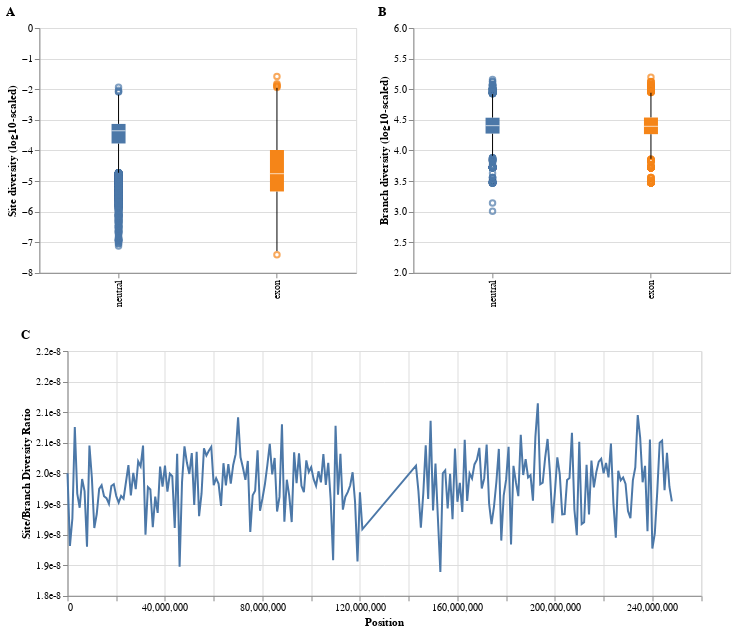

The cell this chart's notebook holds for it:
### Code cell
import site


combined = alt.vconcat(site_boxplot.properties(title='A') | branch_boxplot.properties(title='B') , ratio_plot.properties(title='C') , center=True).configure_title(anchor='start')
combined.save("combined.png", ppi=400)
combined

### Figure 1 — Vega specification as saved in the notebook (floating-point values rounded to 4 significant figures; data arrays with more than 128 entries replaced by an {"elided": "..."} marker saying what was removed)
{"$schema": "https://vega.github.io/schema/vega/v5.json", "data": [{"name": "source_0"}, {"name": "source_1"}, {"name": "source_2", "values": {"elided": "228 records"}}, {"name": "data_0"}, {"name": "data_1"}, {"name": "data_2", "values": {"elided": "1145 records"}}, {"name": "data_3"}, {"name": "data_5", "values": [{"lower_box_log_site_div": -3.774, "lower_whisker_log_site_div": -4.732, "type": "neutral", "upper_whisker_log_site_div": -2.178}, {"lower_box_log_site_div": -5.342, "lower_whisker_log_site_div": -7.29, "type": "exon", "upper_whisker_log_site_div": -1.957}]}, {"name": "data_6", "values": [{"lower_whisker_log_site_div": -4.732, "type": "neutral", "upper_box_log_site_div": -3.135, "upper_whisker_log_site_div": -2.178}, {"lower_whisker_log_site_div": -7.29, "type": "exon", "upper_box_log_site_div": -3.987, "upper_whisker_log_site_div": -1.957}]}, {"name": "data_7"}, {"name": "data_9", "values": [{"lower_box_log_site_div": -3.774, "max_log_site_div": -1.94, "mid_box_log_site_div": -3.359, "min_log_site_div": null, "type": "neutral", "upper_box_log_site_div": -3.135}, {"lower_box_log_site_div": -5.342, "max_log_site_div": -1.581, "mid_box_log_site_div": -4.762, "min_log_site_div": null, "type": "exon", "upper_box_log_site_div": -3.987}]}, {"name": "data_10", "values": [{"lower_box_log_site_div": -3.774, "max_log_site_div": -1.94, "mid_box_log_site_div": -3.359, "min_log_site_div": null, "type": "neutral", "upper_box_log_site_div": -3.135}, {"lower_box_log_site_div": -5.342, "max_log_site_div": -1.581, "mid_box_log_site_div": -4.762, "min_log_site_div": null, "type": "exon", "upper_box_log_site_div": -3.987}]}, {"name": "data_11"}, {"name": "data_12"}, {"name": "data_13", "values": {"elided": "434 records"}}, {"name": "data_14"}, {"name": "data_16", "values": [{"lower_box_log_branch_div": 4.275, "lower_whisker_log_branch_div": 3.912, "type": "neutral", "upper_whisker_log_branch_div": 4.92}, {"lower_box_log_branch_div": 4.265, "lower_whisker_log_branch_div": 3.862, "type": "exon", "upper_whisker_log_branch_div": 4.942}]}, {"name": "data_17", "values": [{"lower_whisker_log_branch_div": 3.912, "type": "neutral", "upper_box_log_branch_div": 4.534, "upper_whisker_log_branch_div": 4.92}, {"lower_whisker_log_branch_div": 3.862, "type": "exon", "upper_box_log_branch_div": 4.537, "upper_whisker_log_branch_div": 4.942}]}, {"name": "data_18"}, {"name": "data_20", "values": [{"lower_box_log_branch_div": 4.275, "max_log_branch_div": 5.158, "mid_box_log_branch_div": 4.404, "min_log_branch_div": 3.005, "type": "neutral", "upper_box_log_branch_div": 4.534}, {"lower_box_log_branch_div": 4.265, "max_log_branch_div": 5.197, "mid_box_log_branch_div": 4.394, "min_log_branch_div": 3.471, "type": "exon", "upper_box_log_branch_div": 4.537}]}, {"name": "data_21", "values": [{"lower_box_log_branch_div": 4.275, "max_log_branch_div": 5.158, "mid_box_log_branch_div": 4.404, "min_log_branch_div": 3.005, "type": "neutral", "upper_box_log_branch_div": 4.534}, {"lower_box_log_branch_div": 4.265, "max_log_branch_div": 5.197, "mid_box_log_branch_div": 4.394, "min_log_branch_div": 3.471, "type": "exon", "upper_box_log_branch_div": 4.537}]}, {"name": "data_1_color_domain_type_0", "values": [{"sort_field": "exon", "type": "exon"}, {"sort_field": "neutral", "type": "neutral"}]}, {"name": "data_7_color_domain_type_1", "values": [{"sort_field": "neutral", "type": "neutral"}, {"sort_field": "exon", "type": "exon"}]}, {"name": "data_12_color_domain_type_2", "values": [{"sort_field": "exon", "type": "exon"}, {"sort_field": "neutral", "type": "neutral"}]}, {"name": "data_18_color_domain_type_3", "values": [{"sort_field": "neutral", "type": "neutral"}, {"sort_field": "exon", "type": "exon"}]}, {"name": "data_1_concat_0_concat_0_x_domain_type_0", "values": [{"sort_field": "exon", "type": "exon"}, {"sort_field": "neutral", "type": "neutral"}]}, {"name": "data_3_concat_0_concat_0_x_domain_type_1", "values": [{"sort_field": "neutral", "type": "neutral"}, {"sort_field": "exon", "type": "exon"}]}, {"name": "data_7_concat_0_concat_0_x_domain_type_2", "values": [{"sort_field": "neutral", "type": "neutral"}, {"sort_field": "exon", "type": "exon"}]}, {"name": "data_12_concat_0_concat_1_x_domain_type_0", "values": [{"sort_field": "exon", "type": "exon"}, {"sort_field": "neutral", "type": "neutral"}]}, {"name": "data_14_concat_0_concat_1_x_domain_type_1", "values": [{"sort_field": "neutral", "type": "neutral"}, {"sort_field": "exon", "type": "exon"}]}, {"name": "data_18_concat_0_concat_1_x_domain_type_2", "values": [{"sort_field": "neutral", "type": "neutral"}, {"sort_field": "exon", "type": "exon"}]}, {"name": "source_2_concat_1_x_domain_start", "values": [{"min": 0.0, "max": 248000000.0}]}], "signals": [{"name": "childHeight", "value": 244.8}, {"name": "concat_0_childWidth", "value": 316.8}, {"name": "concat_1_width", "value": 633.6}], "marks": [{"type": "group", "name": "concat_0_group", "marks": [{"type": "group", "name": "concat_0_concat_0_group", "encode": {"update": {"height": {"signal": "childHeight"}, "width": {"signal": "concat_0_childWidth"}}}, "marks": [{"type": "symbol", "name": "concat_0_concat_0_layer_0_layer_0_marks", "from": {"data": "data_2"}, "encode": {"update": {"opacity": {"value": 0.7}, "stroke": {"field": "type", "scale": "color"}, "x": {"field": "type", "scale": "concat_0_concat_0_x", "band": 0.5}, "fill": {"value": "transparent"}, "y": {"field": "log_site_div", "scale": "concat_0_concat_0_y"}}}, "style": ["point", "boxplot-outliers"]}, {"type": "rule", "name": "concat_0_concat_0_layer_0_layer_1_layer_0_marks", "from": {"data": "data_5"}, "encode": {"update": {"x": {"field": "type", "scale": "concat_0_concat_0_x", "band": 0.5}, "tooltip": {"signal": "{\"Upper Whisker of Site diversity (log10-scaled)\": format(datum[\"upper_whisker_log_site_div\"], \"\"), \"Lower Whisker of Site diversity (log10-scaled)\": format(datum[\"lower_whisker_log_site_div\"], \"\"), \"Genomic element type\": isValid(datum[\"type\"]) ? datum[\"type\"] : \"\"+datum[\"type\"], \"type\": isValid(datum[\"type\"]) ? datum[\"type\"] : \"\"+datum[\"type\"]}"}, "stroke": {"value": "black"}, "y": {"field": "lower_whisker_log_site_div", "scale": "concat_0_concat_0_y"}, "y2": {"field": "lower_box_log_site_div", "scale": "concat_0_concat_0_y"}}}, "style": ["rule", "boxplot-rule"], "aria": false}, {"type": "rule", "name": "concat_0_concat_0_layer_0_layer_1_layer_1_marks", "from": {"data": "data_6"}, "encode": {"update": {"y": {"field": "upper_box_log_site_div", "scale": "concat_0_concat_0_y"}, "tooltip": {"signal": "{\"Upper Whisker of Site diversity (log10-scaled)\": format(datum[\"upper_whisker_log_site_div\"], \"\"), \"Lower Whisker of Site diversity (log10-scaled)\": format(datum[\"lower_whisker_log_site_div\"], \"\"), \"Genomic element type\": isValid(datum[\"type\"]) ? datum[\"type\"] : \"\"+datum[\"type\"], \"type\": isValid(datum[\"type\"]) ? datum[\"type\"] : \"\"+datum[\"type\"]}"}, "stroke": {"value": "black"}, "x": {"field": "type", "scale": "concat_0_concat_0_x", "band": 0.5}, "y2": {"field": "upper_whisker_log_site_div", "scale": "concat_0_concat_0_y"}}}, "aria": false, "style": ["rule", "boxplot-rule"]}, {"type": "rect", "name": "concat_0_concat_0_layer_1_layer_0_marks", "from": {"data": "data_9"}, "encode": {"update": {"xc": {"field": "type", "scale": "concat_0_concat_0_x", "band": 0.5}, "fill": {"field": "type", "scale": "color"}, "width": {"value": 14}, "y2": {"field": "upper_box_log_site_div", "scale": "concat_0_concat_0_y"}, "tooltip": {"signal": "{\"Max of Site diversity (log10-scaled)\": format(datum[\"max_log_site_div\"], \"\"), \"Q3 of Site diversity (log10-scaled)\": format(datum[\"upper_box_log_site_div\"], \"\"), \"Median of Site diversity (log10-scaled)\": format(datum[\"mid_box_log_site_div\"], \"\"), \"Q1 of Site diversity (log10-scaled)\": format(datum[\"lower_box_log_site_div\"], \"\"), \"Min of Site diversity (log10-scaled)\": format(datum[\"min_log_site_div\"], \"\"), \"Genomic element type\": isValid(datum[\"type\"]) ? datum[\"type\"] : \"\"+datum[\"type\"], \"type\": isValid(datum[\"type\"]) ? datum[\"type\"] : \"\"+datum[\"type\"]}"}, "y": {"field": "lower_box_log_site_div", "scale": "concat_0_concat_0_y"}}}, "style": ["bar", "boxplot-box"]}, {"type": "rect", "name": "concat_0_concat_0_layer_1_layer_1_marks", "from": {"data": "data_10"}, "encode": {"update": {"opacity": {"value": 0.7}, "yc": {"field": "mid_box_log_site_div", "scale": "concat_0_concat_0_y"}, "fill": [{"field": "type", "scale": "color", "test": "datum['lower_box_log_site_div'] >= datum['upper_box_log_site_div']"}, {"value": "white"}], "tooltip": {"signal": "{\"Max of Site diversity (log10-scaled)\": format(datum[\"max_log_site_div\"], \"\"), \"Q3 of Site diversity (log10-scaled)\": format(datum[\"upper_box_log_site_div\"], \"\"), \"Median of Site diversity (log10-scaled)\": format(datum[\"mid_box_log_site_div\"], \"\"), \"Q1 of Site diversity (log10-scaled)\": format(datum[\"lower_box_log_site_div\"], \"\"), \"Min of Site diversity (log10-scaled)\": format(datum[\"min_log_site_div\"], \"\"), \"Genomic element type\": isValid(datum[\"type\"]) ? datum[\"type\"] : \"\"+datum[\"type\"], \"type\": isValid(datum[\"type\"]) ? datum[\"type\"] : \"\"+datum[\"type\"]}"}, "xc": {"field": "type", "scale": "concat_0_concat_0_x", "band": 0.5}, "width": {"value": 14}, "height": {"value": 1}}}, "style": ["tick", "boxplot-median"], "aria": false}], "axes": [{"scale": "concat_0_concat_0_y", "zindex": 0, "maxExtent": 0, "tickCount": {"signal": "ceil(childHeight/40)"}, "gridScale": "concat_0_concat_0_x", "orient": "left", "grid": true, "minExtent": 0, "labels": false, "domain": false, "ticks": false, "aria": false}, {"scale": "concat_0_concat_0_x", "labelBaseline": "middle", "zindex": 0, "orient": "bottom", "grid": false, "labelAlign": "right", "labelAngle": 270}, {"scale": "concat_0_concat_0_y", "orient": "left", "grid": false, "labelOverlap": true, "tickCount": {"signal": "ceil(childHeight/40)"}, "title": "Site diversity (log10-scaled)", "zindex": 0}], "title": {"text": "A", "anchor": "start"}, "style": "cell"}, {"type": "group", "name": "concat_0_concat_1_group", "encode": {"update": {"width": {"signal": "concat_0_childWidth"}, "height": {"signal": "childHeight"}}}, "marks": [{"type": "symbol", "name": "concat_0_concat_1_layer_0_layer_0_marks", "from": {"data": "data_13"}, "encode": {"update": {"x": {"field": "type", "scale": "concat_0_concat_1_x", "band": 0.5}, "stroke": {"field": "type", "scale": "color"}, "y": {"field": "log_branch_div", "scale": "concat_0_concat_1_y"}, "opacity": {"value": 0.7}, "fill": {"value": "transparent"}}}, "style": ["point", "boxplot-outliers"]}, {"type": "rule", "name": "concat_0_concat_1_layer_0_layer_1_layer_0_marks", "from": {"data": "data_16"}, "encode": {"update": {"stroke": {"value": "black"}, "tooltip": {"signal": "{\"Upper Whisker of Branch diversity (log10-scaled)\": format(datum[\"upper_whisker_log_branch_div\"], \"\"), \"Lower Whisker of Branch diversity (log10-scaled)\": format(datum[\"lower_whisker_log_branch_div\"], \"\"), \"Genomic element type\": isValid(datum[\"type\"]) ? datum[\"type\"] : \"\"+datum[\"type\"], \"type\": isValid(datum[\"type\"]) ? datum[\"type\"] : \"\"+datum[\"type\"]}"}, "x": {"field": "type", "scale": "concat_0_concat_1_x", "band": 0.5}, "y2": {"field": "lower_box_log_branch_div", "scale": "concat_0_concat_1_y"}, "y": {"field": "lower_whisker_log_branch_div", "scale": "concat_0_concat_1_y"}}}, "style": ["rule", "boxplot-rule"], "aria": false}, {"type": "rule", "name": "concat_0_concat_1_layer_0_layer_1_layer_1_marks", "from": {"data": "data_17"}, "encode": {"update": {"stroke": {"value": "black"}, "y": {"field": "upper_box_log_branch_div", "scale": "concat_0_concat_1_y"}, "y2": {"field": "upper_whisker_log_branch_div", "scale": "concat_0_concat_1_y"}, "x": {"field": "type", "scale": "concat_0_concat_1_x", "band": 0.5}, "tooltip": {"signal": "{\"Upper Whisker of Branch diversity (log10-scaled)\": format(datum[\"upper_whisker_log_branch_div\"], \"\"), \"Lower Whisker of Branch diversity (log10-scaled)\": format(datum[\"lower_whisker_log_branch_div\"], \"\"), \"Genomic element type\": isValid(datum[\"type\"]) ? datum[\"type\"] : \"\"+datum[\"type\"], \"type\": isValid(datum[\"type\"]) ? datum[\"type\"] : \"\"+datum[\"type\"]}"}}}, "aria": false, "style": ["rule", "boxplot-rule"]}, {"type": "rect", "name": "concat_0_concat_1_layer_1_layer_0_marks", "from": {"data": "data_20"}, "encode": {"update": {"tooltip": {"signal": "{\"Max of Branch diversity (log10-scaled)\": format(datum[\"max_log_branch_div\"], \"\"), \"Q3 of Branch diversity (log10-scaled)\": format(datum[\"upper_box_log_branch_div\"], \"\"), \"Median of Branch diversity (log10-scaled)\": format(datum[\"mid_box_log_branch_div\"], \"\"), \"Q1 of Branch diversity (log10-scaled)\": format(datum[\"lower_box_log_branch_div\"], \"\"), \"Min of Branch diversity (log10-scaled)\": format(datum[\"min_log_branch_div\"], \"\"), \"Genomic element type\": isValid(datum[\"type\"]) ? datum[\"type\"] : \"\"+datum[\"type\"], \"type\": isValid(datum[\"type\"]) ? datum[\"type\"] : \"\"+datum[\"type\"]}"}, "y": {"field": "lower_box_log_branch_div", "scale": "concat_0_concat_1_y"}, "xc": {"field": "type", "scale": "concat_0_concat_1_x", "band": 0.5}, "width": {"value": 14}, "y2": {"field": "upper_box_log_branch_div", "scale": "concat_0_concat_1_y"}, "fill": {"field": "type", "scale": "color"}}}, "style": ["bar", "boxplot-box"]}, {"type": "rect", "name": "concat_0_concat_1_layer_1_layer_1_marks", "from": {"data": "data_21"}, "encode": {"update": {"width": {"value": 14}, "yc": {"field": "mid_box_log_branch_div", "scale": "concat_0_concat_1_y"}, "xc": {"field": "type", "scale": "concat_0_concat_1_x", "band": 0.5}, "fill": [{"field": "type", "scale": "color", "test": "datum['lower_box_log_branch_div'] >= datum['upper_box_log_branch_div']"}, {"value": "white"}], "tooltip": {"signal": "{\"Max of Branch diversity (log10-scaled)\": format(datum[\"max_log_branch_div\"], \"\"), \"Q3 of Branch diversity (log10-scaled)\": format(datum[\"upper_box_log_branch_div\"], \"\"), \"Median of Branch diversity (log10-scaled)\": format(datum[\"mid_box_log_branch_div\"], \"\"), \"Q1 of Branch diversity (log10-scaled)\": format(datum[\"lower_box_log_branch_div\"], \"\"), \"Min of Branch diversity (log10-scaled)\": format(datum[\"min_log_branch_div\"], \"\"), \"Genomic element type\": isValid(datum[\"type\"]) ? datum[\"type\"] : \"\"+datum[\"type\"], \"type\": isValid(datum[\"type\"]) ? datum[\"type\"] : \"\"+datum[\"type\"]}"}, "height": {"value": 1}, "opacity": {"value": 0.7}}}, "style": ["tick", "boxplot-median"], "aria": false}], "axes": [{"scale": "concat_0_concat_1_y", "orient": "left", "grid": true, "domain": false, "tickCount": {"signal": "ceil(childHeight/40)"}, "gridScale": "concat_0_concat_1_x", "ticks": false, "zindex": 0, "aria": false, "maxExtent": 0, "minExtent": 0, "labels": false}, {"scale": "concat_0_concat_1_x", "labelAlign": "right", "labelBaseline": "middle", "grid": false, "labelAngle": 270, "orient": "bottom", "zindex": 0}, {"scale": "concat_0_concat_1_y", "orient": "left", "zindex": 0, "title": "Branch diversity (log10-scaled)", "grid": false, "labelOverlap": true, "tickCount": {"signal": "ceil(childHeight/40)"}}], "title": {"text": "B", "anchor": "start"}, "style": "cell"}], "layout": {"padding": 20, "bounds": "full", "align": "each"}}, {"type": "group", "name": "concat_1_group", "encode": {"update": {"height": {"signal": "childHeight"}, "width": {"signal": "concat_1_width"}}}, "marks": [{"type": "line", "name": "concat_1_marks", "from": {"data": "source_2"}, "sort": {"field": "x"}, "encode": {"update": {"y": {"field": "ratio", "scale": "concat_1_y"}, "x": {"field": "start", "scale": "concat_1_x"}, "stroke": {"value": "#4c78a8"}, "defined": {"signal": "isValid(datum[\"start\"]) && isFinite(+datum[\"start\"]) && isValid(datum[\"ratio\"]) && isFinite(+datum[\"ratio\"])"}}}, "style": ["line"]}], "axes": [{"scale": "concat_1_x", "gridScale": "concat_1_y", "aria": false, "tickCount": {"signal": "ceil(concat_1_width/40)"}, "maxExtent": 0, "labels": false, "domain": false, "grid": true, "orient": "bottom", "minExtent": 0, "ticks": false, "zindex": 0}, {"scale": "concat_1_y", "gridScale": "concat_1_x", "labels": false, "zindex": 0, "tickCount": {"signal": "ceil(childHeight/40)"}, "domain": false, "ticks": false, "aria": false, "orient": "left", "minExtent": 0, "grid": true, "maxExtent": 0}, {"scale": "concat_1_x", "labelFlush": true, "title": "Position", "labelOverlap": true, "tickCount": {"signal": "ceil(concat_1_width/40)"}, "orient": "bottom", "zindex": 0, "grid": false}, {"scale": "concat_1_y", "zindex": 0, "tickCount": {"signal": "ceil(childHeight/40)"}, "labelOverlap": true, "grid": false, "title": "Site/Branch Diversity Ratio", "orient": "left", "format": ".1e"}], "title": {"text": "C", "anchor": "start"}, "style": "cell"}], "scales": [{"name": "color", "type": "ordinal", "domain": {"fields": [{"data": "data_1_color_domain_type_0", "field": "type"}, {"data": "data_7_color_domain_type_1", "field": "type"}, {"data": "data_12_color_domain_type_2", "field": "type"}, {"data": "data_18_color_domain_type_3", "field": "type"}], "sort": {"op": "max", "field": "sort_field", "order": "descending"}}, "range": "category"}, {"name": "concat_0_concat_0_x", "type": "band", "domain": {"fields": [{"data": "data_1_concat_0_concat_0_x_domain_type_0", "field": "type"}, {"data": "data_3_concat_0_concat_0_x_domain_type_1", "field": "type"}, {"data": "data_7_concat_0_concat_0_x_domain_type_2", "field": "type"}], "sort": {"op": "max", "field": "sort_field", "order": "descending"}}, "range": [0, {"signal": "concat_0_childWidth"}], "paddingInner": 0, "paddingOuter": 0}, {"name": "concat_0_concat_0_y", "type": "linear", "domain": {"fields": [{"data": "data_2", "field": "log_site_div"}, {"data": "data_5", "field": "lower_whisker_log_site_div"}, {"data": "data_5", "field": "lower_box_log_site_div"}, {"data": "data_6", "field": "upper_box_log_site_div"}, {"data": "data_6", "field": "upper_whisker_log_site_div"}, {"data": "data_9", "field": "lower_box_log_site_div"}, {"data": "data_9", "field": "upper_box_log_site_div"}, {"data": "data_10", "field": "mid_box_log_site_div"}]}, "range": [{"signal": "childHeight"}, 0], "zero": true, "nice": true}, {"name": "concat_0_concat_1_x", "type": "band", "domain": {"fields": [{"data": "data_12_concat_0_concat_1_x_domain_type_0", "field": "type"}, {"data": "data_14_concat_0_concat_1_x_domain_type_1", "field": "type"}, {"data": "data_18_concat_0_concat_1_x_domain_type_2", "field": "type"}], "sort": {"op": "max", "field": "sort_field", "order": "descending"}}, "range": [0, {"signal": "concat_0_childWidth"}], "paddingOuter": 0, "paddingInner": 0}, {"name": "concat_0_concat_1_y", "type": "linear", "domain": [2, 6], "range": [{"signal": "childHeight"}, 0], "zero": false}, {"name": "concat_1_x", "type": "linear", "domain": [{"signal": "(data(\"source_2_concat_1_x_domain_start\")[0] || {}).min"}, {"signal": "(data(\"source_2_concat_1_x_domain_start\")[0] || {}).max"}], "range": [0, {"signal": "concat_1_width"}], "zero": false, "nice": true}, {"name": "concat_1_y", "type": "linear", "domain": [1.8e-08, 2.2e-08], "range": [{"signal": "childHeight"}, 0], "zero": false}], "layout": {"padding": 20, "columns": 1, "bounds": "full", "align": "each", "center": true}, "background": "white", "padding": 5}
